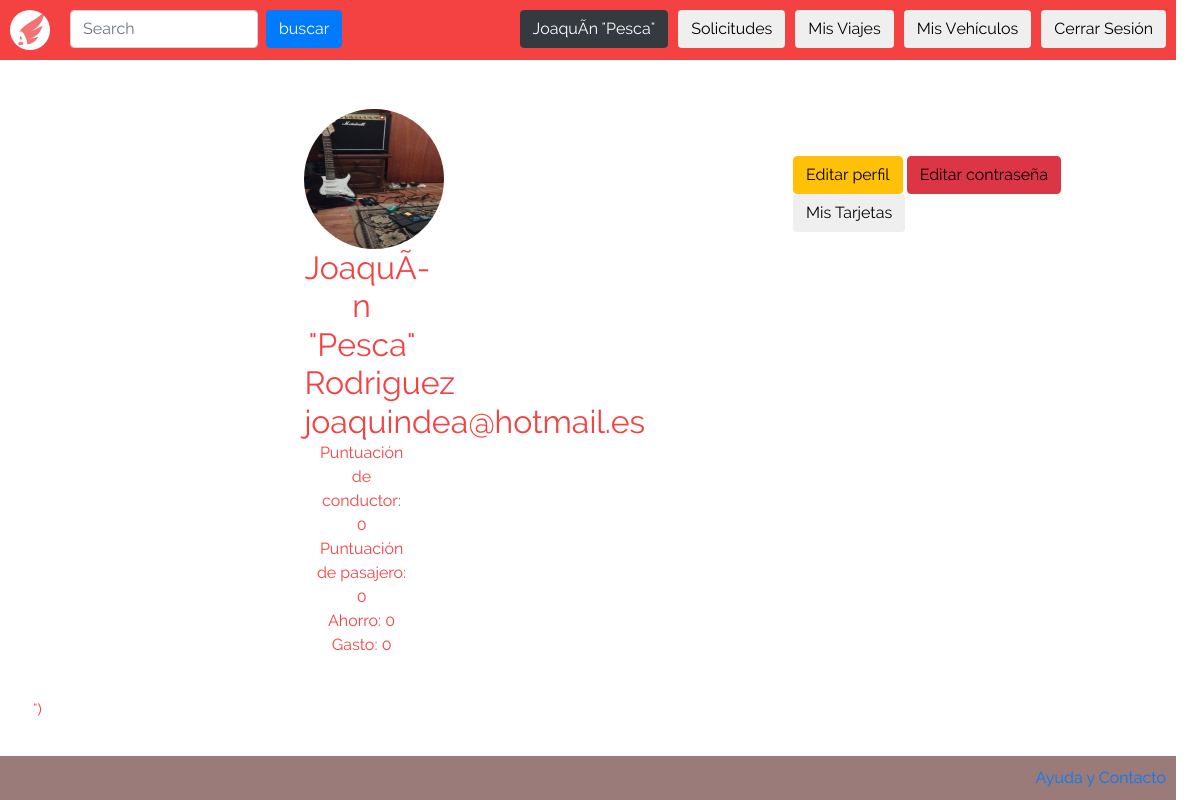
The app's page /vistas/ver_perfil.php (signed in), older data.
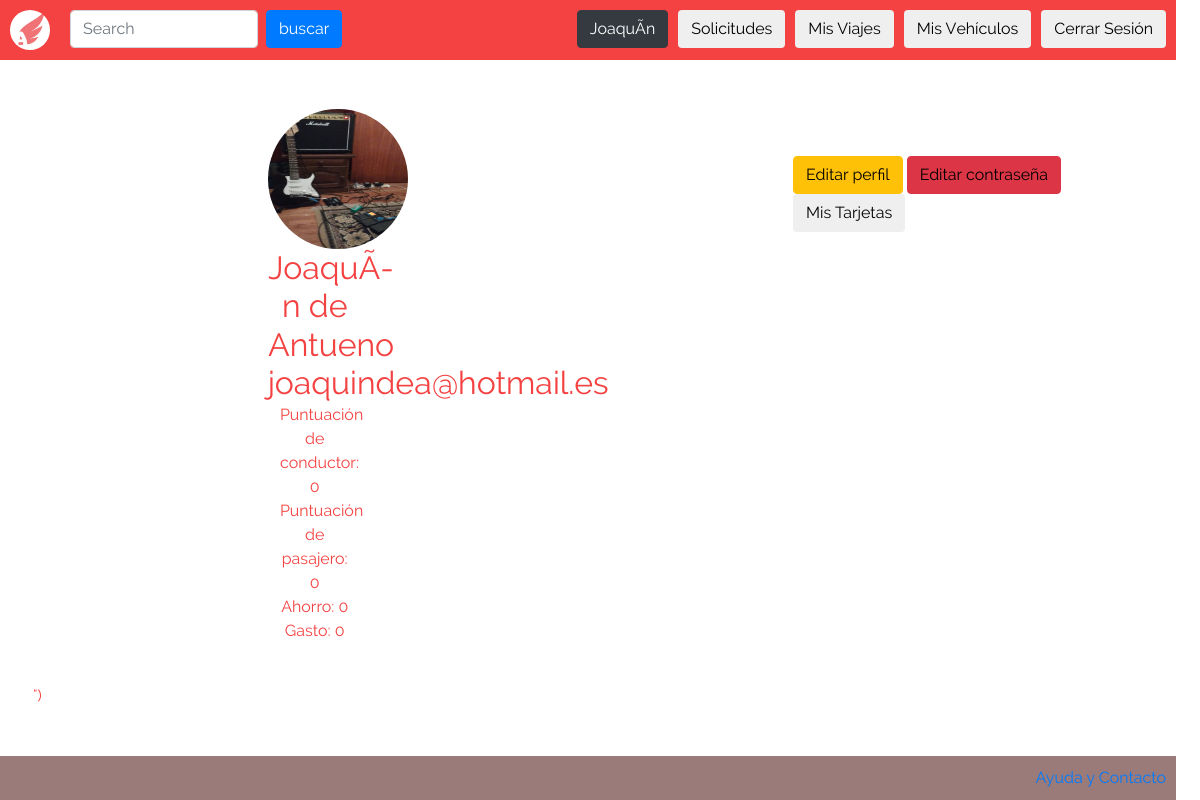
The same page, newer data.
### tables this page shows
CREATE TABLE `usuario` (
  `id_usuario` int(11) NOT NULL,
  `nombre` varchar(2048) NOT NULL,
  `apellido` varchar(2048) NOT NULL,
  `fecha_de_nacimiento` date NOT NULL,
  `mail` varchar(2048) NOT NULL,
  `promedio_puntuacion_conductor` double NOT NULL,
  `promedio_puntuacion_pasajero` double NOT NULL,
  `id_direccion` int(11) NOT NULL,
  `contrasenia` varchar(256) NOT NULL,
  `foto_perfil` text NOT NULL,
  `gasto` double NOT NULL DEFAULT '0',
  `ahorro` double NOT NULL DEFAULT '0'
);

### vistas/ver_perfil.php (the view, shortened to what this page needs)
<!doctype html>
<html lang="en">
  <head>
    <link href="../bootstrap-4.1.1/dist/css/bootstrap.min.css" rel="stylesheet">
    <link href="/css/bootstrap.css" rel="stylesheet" type="text/css">
    <link href="/css/index.css" rel="stylesheet" type="text/css">
    <link href="../css/verPerfil.css" rel="stylesheet">
    <link href="/fonts/fontawesome/fontawesome-all.css" rel="stylesheet">
  </head>
  <body>
<?php
      include("../php/abrir_conexion.php");
      include("header.php");
      $table_user = "usuario";
      $query = mysqli_query($conn,"SELECT * from $table_user WHERE mail = '$_SESSION[user_mail]'");
      $mostrar=mysqli_fetch_assoc($query);
      $user_picture = ($mostrar['foto_perfil']!='')? '/img/profile_users/'.$mostrar['foto_perfil'] : '/img/system/default_user.jpg';
?>
<div class="container">
  <div class="row">
    <div class="col-md-8">
      <main role="main">
          <br>
          <br>
        <table>
    	<tr>
    	<td width="37%">
    	</td>
    	<td>
          <div class="container marketing">
    	<div class="row">
              <div class="col-lg-4">
                <img class="rounded-circle" src=<?php echo "'$user_picture'";?>  alt="Foto de perfil" width="140" height="140">
                <h2> <?php echo $mostrar["nombre"]; echo ' '; echo $mostrar["apellido"]; ?></h2>
    		 <h2>
    	       <?php echo $_SESSION["user_mail"]; ?>
    		</h2>
                <p> Puntuación de conductor: <?php echo $mostrar["promedio_puntuacion_conductor"];?><br>
                   Puntuación de pasajero: <?php echo $mostrar["promedio_puntuacion_pasajero"];?><br>
                   Ahorro: <?php echo $mostrar["ahorro"];?> <br>
                   Gasto: <?php echo $mostrar["gasto"]; ?> <br>
                </p>
              </div>
            </div>
         </div>
    	</td>
    	</tr>
    	</table>
     </main>
    </div>
    <div class="col-md-4">
      <br><br><br><br>
      <button class="btn btn-warning" ><a href="/vistas/editar_perfil.php">Editar perfil</a></button>
      <button class="btn btn-danger" ><a href="/vistas/editar_contrasenia.php">Editar contraseña</a></button>
      <button class="btn" ><a href="/vistas/ver_tarjetas.php">Mis Tarjetas</a></button>
  </div>
</div>
    <script>window.jQuery || document.write("<script src='../../assets/js/vendor/jquery-slim.min.js'></script>")</script>
    <?php include("footer.php") ?>
  </body>
</html>

### vistas/header.php (shortened to what this page needs)
<div id="header">
  <img id="logo" src="/img/logo.jpeg" />
  <form id="search" class="form-inline my-2 my-lg-0">
    <input class="form-control mr-sm-2" type="search" placeholder="Search" aria-label="Search">
    <a class="btn btn-primary" href="/vistas/listar_todos_los_viajes.php" >buscar</a>
  </form>
  <button class="btn"><a href="/php/cerrar_sesion.php">Cerrar Sesión</a></button>
  <button class="btn"><a href="/vistas/listar_vehiculos.php">Mis Vehículos</a></button>
  <button class="btn"><a href="/vistas/ver_viajes.php">Mis Viajes</a></button>
  <button class="btn"><a href="/vistas/ver_solicitudes.php">Solicitudes</a></button>
  <button class="btn btn-dark" ><a style="color: white" href="/vistas/ver_perfil.php"><?php echo  $_SESSION["user_name"] ?></a></button>
</div>

Row changes from the older to the newer data that the page shows:
changed usuario: nombre "JoaquÃ­n \"Pesca\"" → "JoaquÃ­n"; apellido "Rodriguez" → "de Antueno"
Text that changed along with them:
$_SESSION["user_name"]: "JoaquÃ­n \"Pesca\"" → "JoaquÃ­n"
